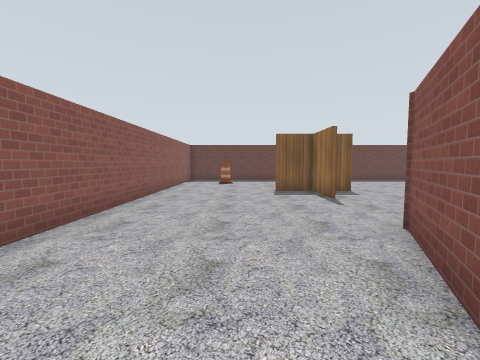
view 1 (above)

16 first-person views from a walk through a world built for the Gazebo simulator. The camera is 1.2 m above the floor, tilts 4° down and sees 90° across. The floor is counted in squares, 1 m on a side. Each view is taken from the middle of a square. On the plan, view 1 faces up. The plan holds only what a view shows up to about 11 squares ahead; the rest is blank. Gazebo's built-in surfaces are drawn with simple patterns.

view 2
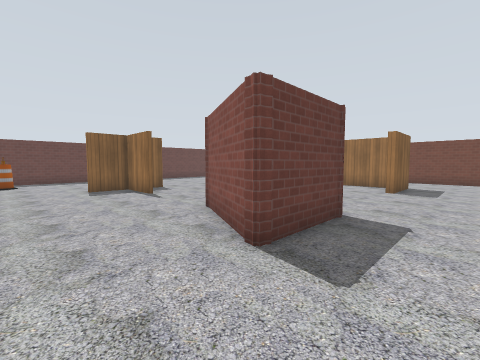

view 3
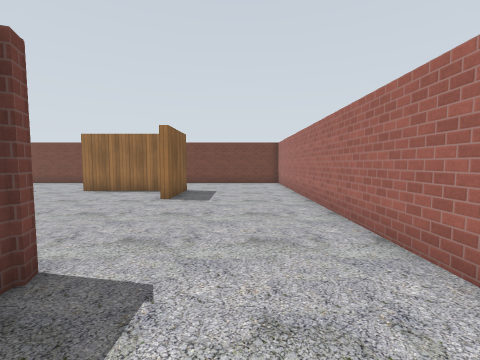

view 4
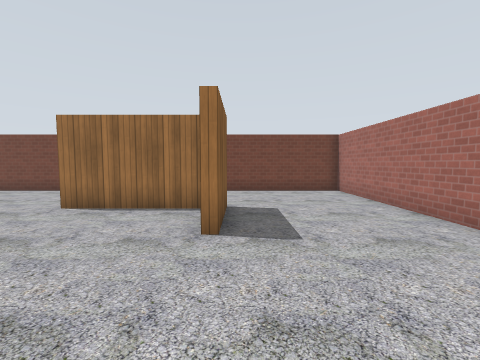

view 5
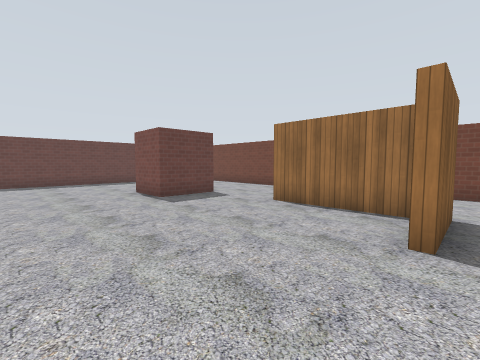

view 6
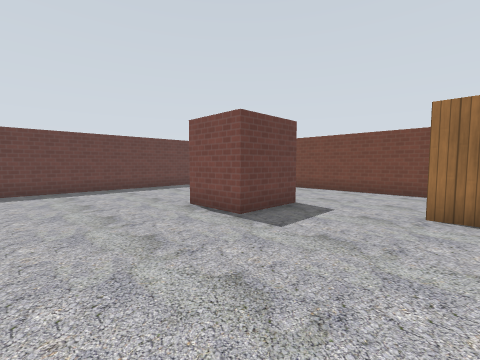

view 7
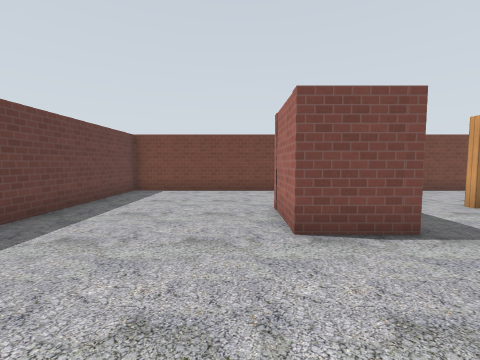

view 8
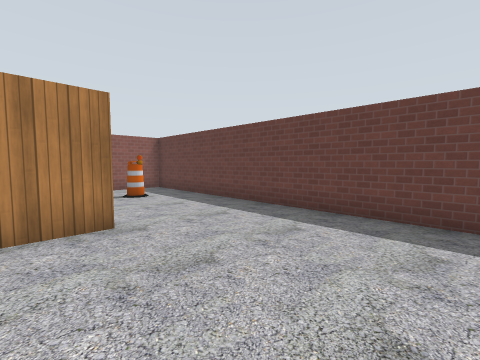

view 9
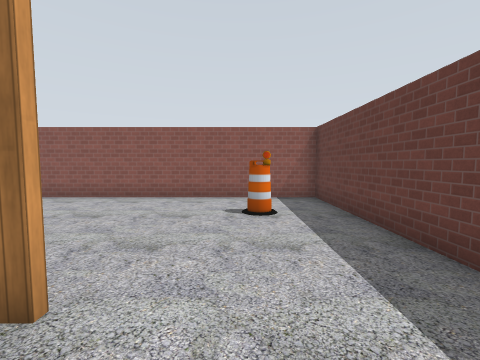

view 10
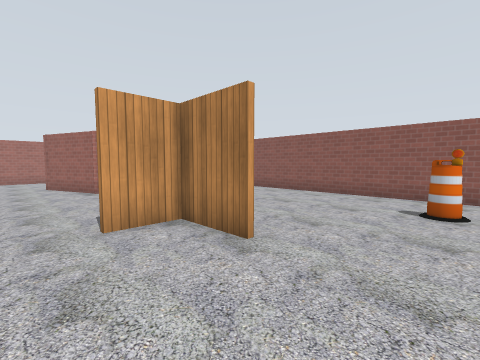

view 11
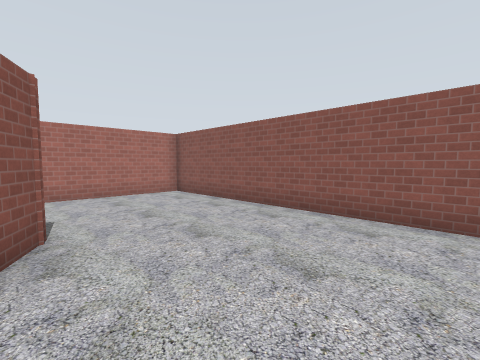

view 12
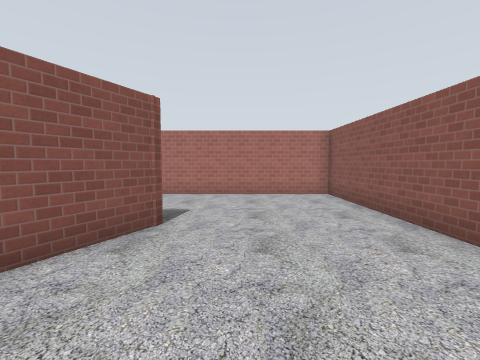

view 13
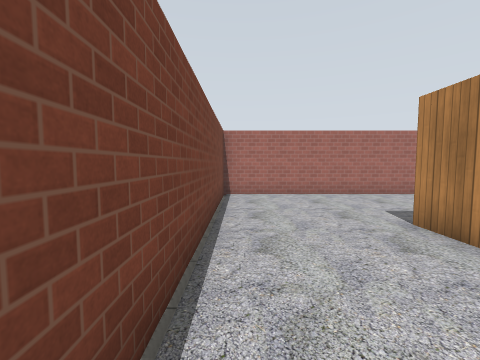

view 14
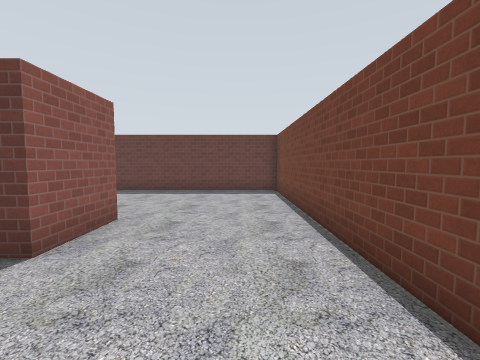

view 15
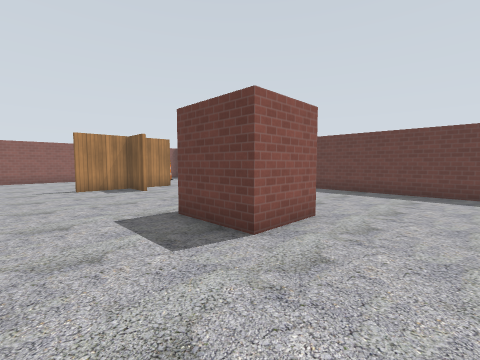

view 16
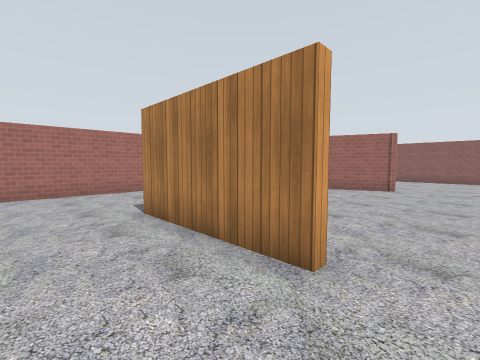

### Floor plan
Points are (right, up) in squares from view 1. A wall is a line through its corners. A room is listed if a view was taken in it or the views show most of it. See-through windows are left out.
Room 1 (views 1, 2, 3, 4, 5, 6, 7, 8, 9, 10, 11, 12, 13, 14, 15, 16)
walls: (3.1, 8.1) (3.1, 10.5) (4.9, 10.5); (4.9, 10.3) (1.5, 10.3); (3.2, 4.6) (4.6, 1.2) (4.2, 1.1); (10, 9) (10, 11.1) (12.4, 11.1) (12.4, 9) (10, 9); (4.6, 1.2) (1.5, 1.2) (3.1, 4.3); (3.3, 12.5) (3.3, 8.1); (12.6, 5.9) (12.6, 1.4) (10, 1.4) (10, 1.7); (12.3, 2) (12.3, 5.9); (-3.4, 16.7) (-3.4, -3.3) (16.6, -3.3) (16.6, 16.7) (-3.4, 16.7)
objects: barrel (-1, 14) to (-1, 15)

Positions as (right, up) in squares from view 1, and headings:
1: (0, 0), facing up
2: (-1, -1), facing up-right
3: (2, -1), facing right
4: (6, 1), facing right
5: (6, 1), facing up-right
6: (6, 5), facing up-right
7: (6, 12), facing right
8: (8, 11), facing up-left
9: (5, 14), facing left
10: (6, 15), facing down-left
11: (2, 6), facing down-left
12: (0, 6), facing down
13: (16, 6), facing down
14: (15, 6), facing up
15: (15, 6), facing up-left
16: (15, 7), facing down-left
